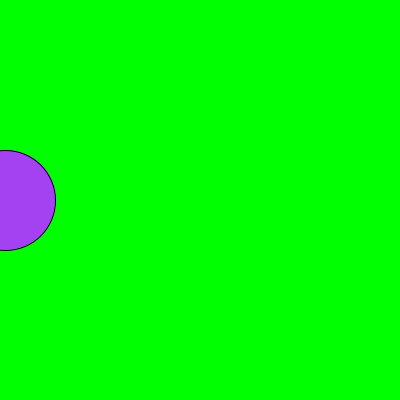
Frame 1 (no input)
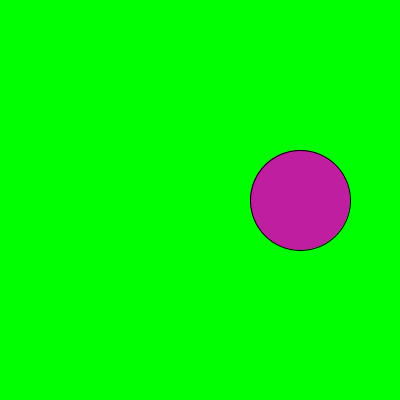
Frame 60 (the mouse pressed at the canvas centre just before this capture)
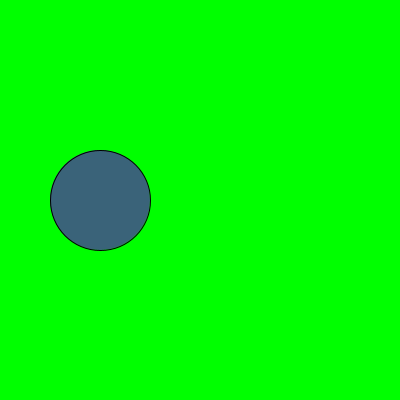
Frame 120 (the mouse held since frame 60 and released just before this capture)

The Processing sketch that drew these frames (run headless with seeded random() and noise(); from frame 60 on, the mouse is pressed at the canvas centre):

// Processing sketch: aula07_g2_exe2
// ── aula07_g2_exe2.pde
int x=0; String direcao ="direita";
void setup(){ size(400,400); }
void draw(){
  background(0,255,0);
  if(direcao == "direita"){   x=x+5; }   
  if(direcao == "esquerda"){   x=x-5;  } 
  if(x >=350){  direcao="esquerda";   } //sinaleiro
  if(x <=50){     direcao="direita"; } //sinaleiro
  fill(random(255),random(255),random(255));
  ellipse(x,200,100,100);
}
